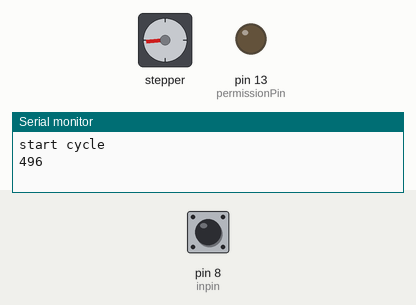
Simulated run of this sketch. Board: Arduino Uno, built with avr-gcc and run on an emulated ATmega328P. Shown: stepper motor, output pins drawn as LEDs (lit = HIGH), the last lines printed to the serial monitor. Wiring (inferred from the names in the program): stepper motor driver (200 steps per turn assumed): step pin 11; direction pin 10. Inputs (shaded band) come from the test bench; at power-on: pin 8 (inpin) HIGH. Pins used as bus, display or sensor lines are not drawn.

Above: at 4.2 s.
4.3 s: pin 8 (inpin) pulled LOW for 3.2 s
At 4.3 s:
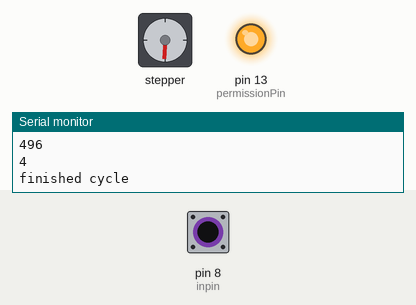
At 10.9 s:
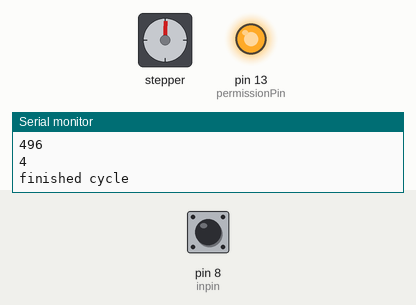
Timing chart, 0 to 12.4 s (numbered marks = the images above; inputs shaded):
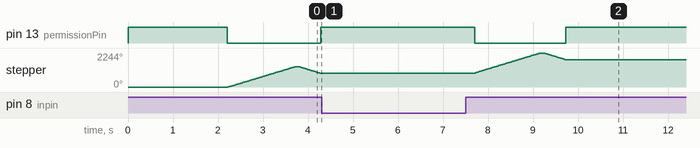

The sketch:

Glue_injection.ino
```cpp
/*
Overview:
For nasal birdle project, for glueing the inserter handle in, we need to apply a fixed ammount of glue.
When button pressed, it delivers a dose of glue. This dose is settable.
Modified version of tube chamfer code, which in turn was a modification of Davids linear motor code for flow setting.

Linear motor:
The arduino uses a hardware timer (timer 1) that counts upwards.
When the timer reaches the value stored in the OCR1A register it resets the timer to 0 and fires off an interrupt.
If the motor should be moving the interrupt toggles the output line and increments / decrements the position counter.
The position counter therefore counts twice as fast as the pulses sent to the motor driver.
*/

const byte permissionPin = 13;
const byte pulsePin = 11; // if you change this you need to change the ISR code manually
const byte directionPin = 10;
int val = 0; // reading of if tube is
int inpin = 8;
int tubein = 0;  // if the tube is in =1, if not in =0
unsigned long lastLoopTime = 0;
// the system has three modes:
    // it can be stopped (0). It can go forwards (1). It can go backwards (-1).
volatile char mode = 0;

// position has units of counts
volatile long currentPosition = 0;
long targetPosition = 0;
// speed has units of counts per second
// the main loop in this program stops responding if the speed goes much above this.
const long hardwareTopSpeed = 600000;
// on startup use the maximum speed allowed
long commandTopSpeed = hardwareTopSpeed;
long speed = 0;
int min_speed = 200;  //needed to ensure that speed keeps getting updated. (if speed=1, would only update speed once per second, causing a potential 0.9s update delay)
float decelerationConstant = 40000;
// this has units of (counts per second) per time through the main loop (processor speed dependent)
int accelerationConstant = 2;
const unsigned long clockSpeed = 16000000;
const unsigned long maxOCRA = 0xFFFF;
// futureOCR1A is only assigned to OCR1A during the ISR to avoid a race condition where OCR1A
// could jump below the counter so the counter would have to rise all the way to 0xFFFF
// this produced an a brief, audiable pause in the motor movement
unsigned long futureOCR1A = 0xFFFF;
// use a pre-scalar  of 1 and clear the timer counter on matching the OCR1A register
unsigned char futureTCCR1B = bit(WGM12) | bit(CS10);
// used for a custom version of delay as normal delay is problematic
long sleep = 0;
long start_time = 0;
int dispense_ammount = 1000;
int backlash = 500;


void setup() {
  Serial.begin(9600); //115200 or 9600
  pinMode(pulsePin, OUTPUT);
  pinMode(directionPin, OUTPUT);
  pinMode(permissionPin, OUTPUT);
  pinMode(inpin, INPUT_PULLUP);
  // the register documentation can be found at: http://www.atmel.com/Images/doc8161.pdf
  // look on page 134 for the section that describes the registers
  // note that registers TCCR1A and TCCR1B both contain setting bits for the same timer
  // I use timer 1
  TCCR1A = 0;
  // use a pre-scalar  of 1 and clear the timer counter on matching the OCR1A register
  TCCR1B = bit(WGM12) | bit(CS10);
  // interrupt on match with register OCR1A
  TIMSK1 = bit (OCIE1A);
  pinMode(13, OUTPUT);
}


void loop() {
  digitalWrite(permissionPin, HIGH);
  val = digitalRead(inpin);
  //Serial.println(val);
  if (millis() < lastLoopTime + 2000){     // I want to make a delay at the end of loop, but "delay(1000)" kept failing. No delay between loop causes repeated chamfer.
    delay(1);
  }
  else if (tubein == 1){
    if (val == LOW){  // if the stick was in but is no longer in, remove the stick
      delay(100);
      if (val == LOW){
        tubein = 0;
      }
    }
  }
  else if (val == HIGH) {  // if the stick was out but now a stick is in
    tubein = 1;  // remember that a tube is in
    delay(200);             // waits for the tube to go fully in.
    if (val == HIGH) {           // check tube is still in, then run chamfer code.
      Serial.println("start cycle");
      chamferTube();
      Serial.println("finished cycle");
      lastLoopTime = millis();
      //Serial.println("program loop");
    }
  }
}


void chamferTube(){
  currentPosition = currentPosition - dispense_ammount;
  commandTopSpeed = 1000; targetPosition = backlash; // move 1000 = move 5mm.
  do{                                                    // move in
    updateSpeed();
  }while (mode != 0);
  digitalWrite(permissionPin, HIGH);
  delay(1);
  Serial.println(currentPosition);
  commandTopSpeed = 1000; targetPosition = 0;
  do{                                                        // move back
    updateSpeed();
  }while (mode != 0);
  Serial.println(currentPosition);
  digitalWrite(permissionPin, HIGH);
  //delay(2000);
  //Serial.println("end");
}


void updateSpeed() {
  unsigned long potentialOCRA;
  long distanceToGo = targetPosition - currentPosition;
  // topSpeed should have the same sign as the direction I am going in
  // if needed I flip the topSpeed to have the appropriate sign
  if (distanceToGo>0 == commandTopSpeed<0){
    commandTopSpeed = -commandTopSpeed;
  }
  // check if destination has been reached
  if (abs(distanceToGo) < 5){  // gives small window of locations to prevent hunting behaviour
    speed = 0;
  }
  //else if (targetPosition == 0){  // experiment to try and fix problem where system hunts after reach end (thus target position 0)
  //  speed = 0;
  //}
  // check if I an near enough to the destination to need to decelerate
  else if ((distanceToGo < 0) && (speed < -sqrt(-decelerationConstant * distanceToGo))){
    speed = -max(min_speed, sqrt(-decelerationConstant * distanceToGo));
  }
  else if ((distanceToGo > 0) && (speed > sqrt(decelerationConstant * distanceToGo))){
    speed = max(min_speed, sqrt(decelerationConstant * distanceToGo));
  }
  // check if I need to snap to the commandTopSpeed
  else if (abs(speed-commandTopSpeed)<accelerationConstant){
    speed = commandTopSpeed;
  }
  // check if I need to be accelerating forwards
  else if (speed<commandTopSpeed){
    speed += accelerationConstant;
    speed = max(speed, min_speed);
  }
  // check if I need to be accelerating backwards
  else if (speed>commandTopSpeed){
    speed -= accelerationConstant;
    speed = min(speed, min_speed);
  }
  // speed is now set
  if (speed > 0){
    digitalWrite(permissionPin, LOW);
    potentialOCRA = (clockSpeed/speed)-1;
    digitalWrite(directionPin, HIGH);
    mode = 1;
  }
  else if (speed < 0){
    digitalWrite(permissionPin, LOW);
    potentialOCRA = (clockSpeed/(-speed))-1;
    digitalWrite(directionPin, LOW);
    mode = -1;
  }
  else{
    // speed is therefore 0
    mode = 0;
    // for the sake of removing ambiguity and history dependence I set the directionPin
    digitalWrite(directionPin, HIGH);
    digitalWrite(permissionPin, HIGH);
    // I also make the timer count quickly
    potentialOCRA = 100;
  }
  if (potentialOCRA > maxOCRA * 256){
    // use a pre-scalar  of 1024
    potentialOCRA /= 1024;
    // if potentialOCRA will not fit in 16 bits use maxOCRA instead
    futureOCR1A = (potentialOCRA < maxOCRA) ? potentialOCRA : maxOCRA;
    futureTCCR1B = bit(WGM12) | bit(CS12) | bit(CS10);
    Serial.println("This should never be executed.");
    Serial.println("PotentialOCRA should never get high enough");
    Serial.println(currentPosition);
  }
  else if(potentialOCRA > maxOCRA * 64){
    // use a pre-scaler  of 256
    futureOCR1A = potentialOCRA/256;
    futureTCCR1B = bit(WGM12) | bit(CS12);
    //Serial.println("256");
    //Serial.println(currentPosition);
  }
  else if(potentialOCRA > maxOCRA * 8){
    // use a pre-scaler  of 64
    futureOCR1A = potentialOCRA/64;
    futureTCCR1B = bit(WGM12) | bit(CS11) | bit(CS10);
    //Serial.println("64");
    //Serial.println(currentPosition);
  }
  else if(potentialOCRA > maxOCRA * 1){
    // use a pre-scalar  of 8
    futureOCR1A = potentialOCRA/8;
    futureTCCR1B = bit(WGM12) | bit(CS11);
    //Serial.println("8");
    //Serial.println(currentPosition);
  }
  else{
    // use a pre-scalar  of 1
    futureOCR1A = potentialOCRA;
    futureTCCR1B = bit(WGM12) | bit(CS10);
    //Serial.println("1");
    //Serial.println(currentPosition);
  }
  // the interrupts per second is = clockSpeed / (prescaler*(OCR1A + 1))
  // for an OCR1A value of 3 there will be 4 clock ticks per repeat. (012301230123)
  // OCR1A must be truncated to fit within a 16 bit register.
  // This imposes a minimum speed of:
  //    16,000,000/1024/65536 = 0.2384 interrupts (counts) per second
  // The "speed" variable being an integer imposes a minimum speed of 1 count per second
}


void custom_delay(long sleep){
  // inbuilt function delay seems intermitent. this is a stupid atempt to work around that.
  //attempt 1: failded due to high variation (30,000 sometimes gave 11s sometimes 23s)
  //start_time = millis();
  //while (millis() < lastLoopTime + sleep){
  //    delay(1);
  //}

  while (sleep>0){
    sleep=sleep-1;
    delay(1);
  }
}


ISR(TIMER1_COMPA_vect){
  // this is the interrupt service routine
  if (mode){
    PORTB ^= 8;  // flips output bit 2
    currentPosition += mode; // increment or decrement the motor position as appropriate
  }
  TCCR1B = futureTCCR1B;
  OCR1A = futureOCR1A;
}
```

Measured:
- after the input at 4.3 s, pin 13 (permissionPin): HIGH → LOW after 3.4 s, → HIGH 2.0 s later; stepper: turns 1341° clockwise in 1.5 s, then 441° counter-clockwise in 0.50 s
- by itself, stepper: turns 1344° clockwise in 1.5 s, then 441° counter-clockwise in 0.50 s
